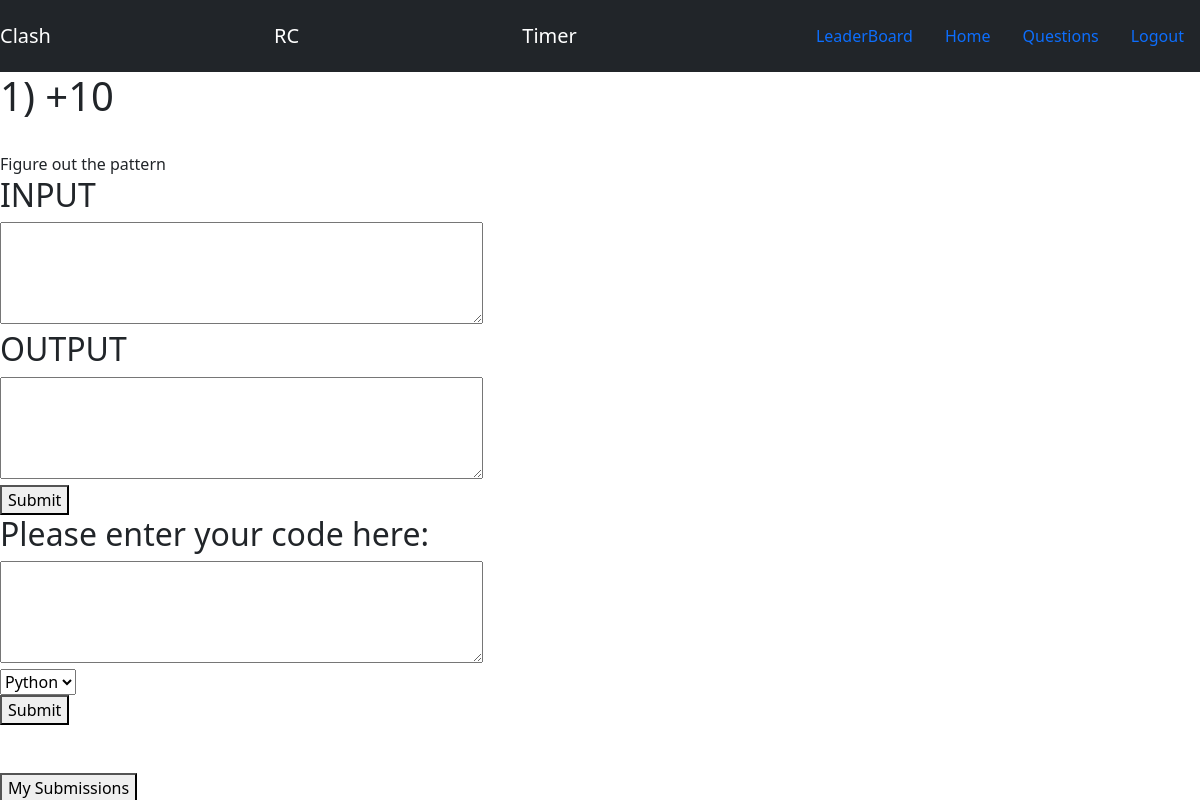
The page /rc/question/1 (signed in) on the database its author committed.
### rc/models.py (models this page shows, shortened)
class RcQuestion(models.Model):
    title = models.CharField(max_length=1003, null=True)
    body = models.TextField(null=True)  # text field.
    correct_submissions = models.IntegerField(null=True)
    total_submissions = models.IntegerField(null=True)
    accuracy = models.FloatField(null=True)
    junior = models.BooleanField(null=True)
    code = models.TextField(null=True)
    language = models.CharField(
        max_length=10, null=True, choices=(("c", "C"), ("cpp", "C++"), ("py", "Python"))
    )

### clash/decorators.py (the view)
    def time_difference(request, *args, **kwargs):
        date_now = datetime.today()
        date_now_timestamp = int(date_now.timestamp())
        remain_seconds = final_time_timestamp - date_now_timestamp
        a = remain_seconds
        time_delta = timedelta(seconds=remain_seconds)
        remaining_seconds = time_delta.seconds  # extract seconds
        remaining_minutes, remaining_seconds = divmod(remaining_seconds, 60)
        remaining_hours, remaining_minutes = divmod(remaining_minutes, 60)
        print(remain_seconds)
        if a < 0:
            return clash.views.logout_view(request)
        else:
            return view_fun(request, *args, **kwargs)

### rc/views.py (called while the page is built)
@login_required
@timer
def question(request, pk):
    ques = RcQuestion.objects.get(pk=pk)
    return render(request, "Rc-question.html", {"ques": ques})

### rc/templates/Rc-question.html (shortened to what this page needs)
{% extends 'Rc-Home.html' %}
{% block body %}
<h1>{{ques.id}}) {{ques.title}}</h1>
<br>
{{ques.body}}
<form action="{%url 'rc-RC' ques.id%}" method='post'>
        <h2>INPUT </h2>
<textarea id="3rev" name="Rc_input" rows="4" cols="50">{{input}}</textarea>
            <br>
<h2>OUTPUT</h2>
<textarea id="3ev" name="Rc-display" rows="4" cols="50">{{output}}</textarea>
            <br>
            <button value="Rc-Go" name="cust" type="submit">Submit</button>
                    </form>
  <h2>Please enter your code here: </h2>
        <form action="{%url 'rc-sub' ques.id%}" method='post'>
<textarea id="vi" name="input" rows="4" cols="50">{{code}}</textarea>
            <br>
            <select name="language" id="textformat">
  <option value="py"> Python</option>
            </select>
            <br>
            <button type="submit">Submit</button>
        </form>
        <form action="{%url 'rc-mysub' ques.id%}" method='post'>
            <br><br>
            <button type="submit">My Submissions</button>
        </form>
{%endblock%}

### rows shown on the page
RcQuestion: id "1", title "+10", body "Figure out the pattern"
